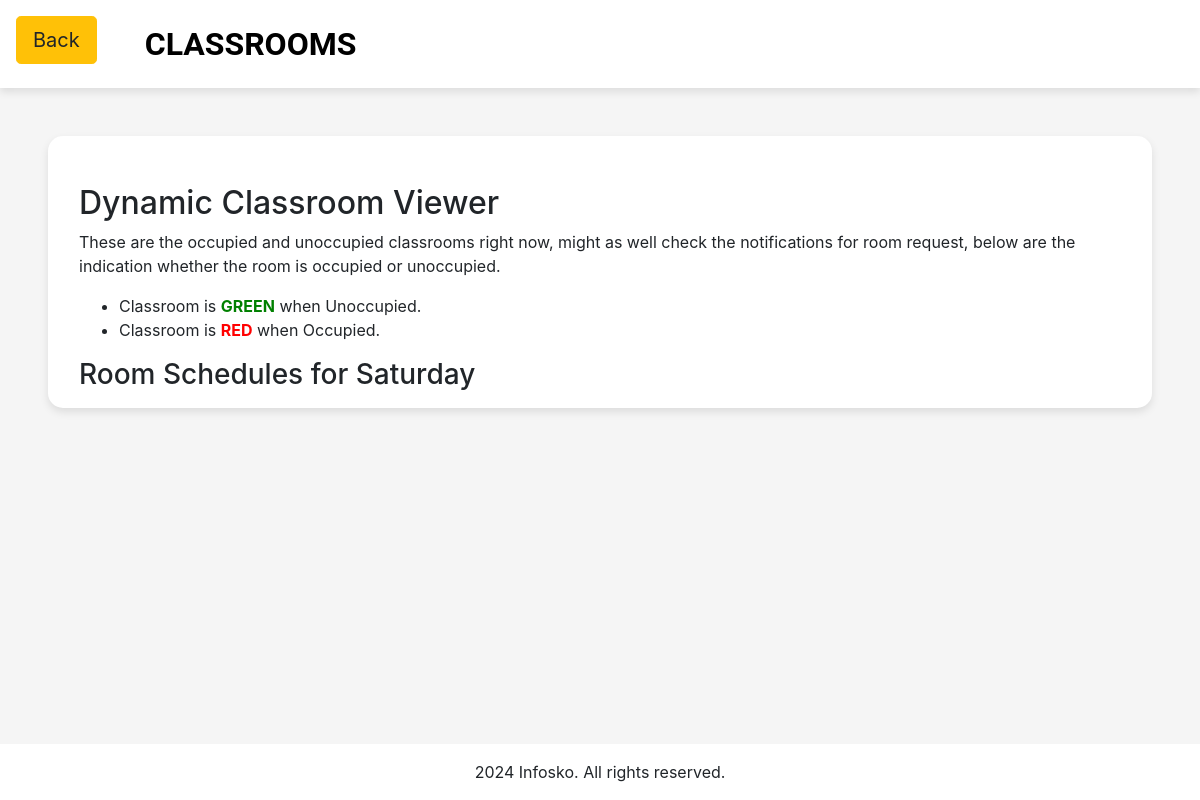
Before: /classroom/ with the older database file.
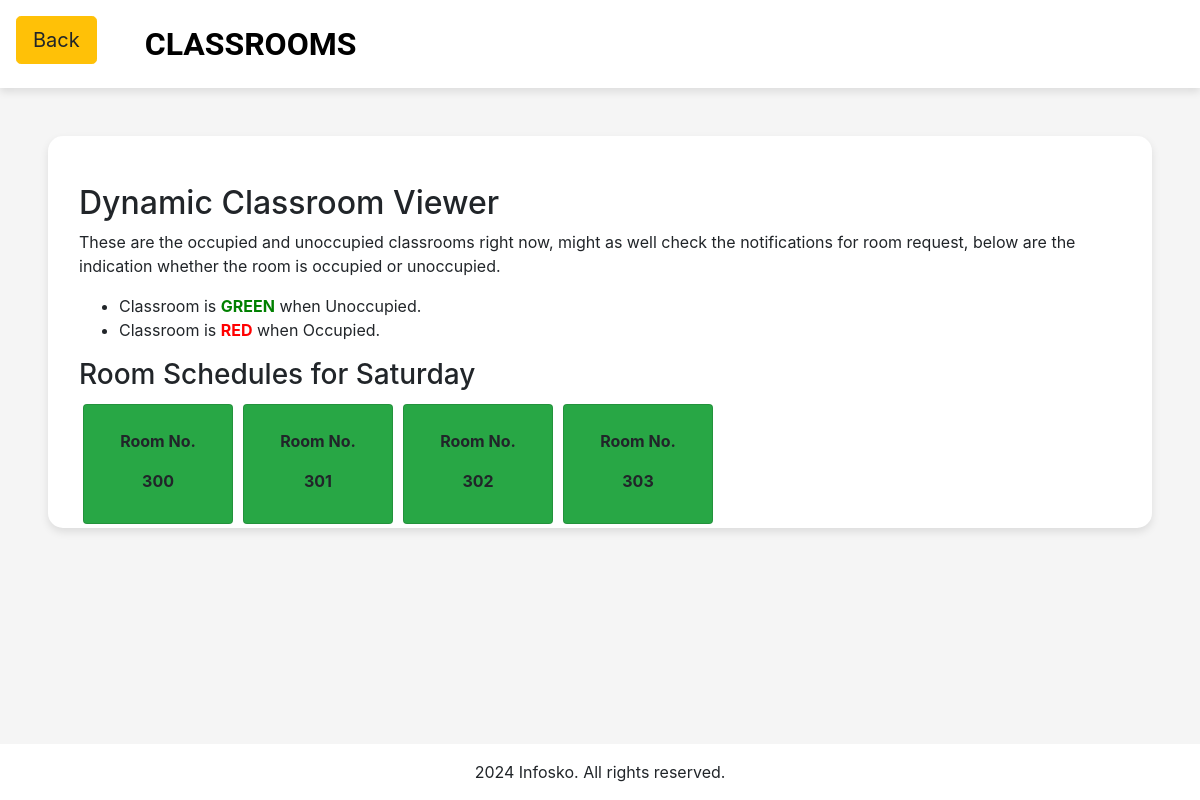
After: the same page with the newer database file.
### main/models.py (models this page shows)
class Room(models.Model):
    number = models.CharField(max_length=10)
    isOccupied = models.BooleanField(default=False)

### main/views.py (the view)
# urls.py: path('classroom/', classroom, name='classroom'),
def classroom(request):
    rooms = Room.objects.all()
    current_day = timezone.localtime().strftime('%A')
    schedules = RoomSchedule.objects.filter(day_of_week=current_day)
    return render(request, 'main/classroom.html', {'rooms': rooms, 'current_day': current_day, 'schedules': schedules})

### main/templates/main/classroom.html (shortened to what this page needs)
{% extends "main/index.html" %}
{% load static %}
{% block content %}
<nav class="navbar navbar-expand-lg navbar-custom justify-content">
    <div class="back-button mb-3 mt-2">
        <a href="{% url 'index' %}" class="btn btn-warning btn-lg">Back</a>
    </div>
    <a class="navbar-brand text-center ml-5">CLASSROOMS</a>
</nav>
<div class="container-custom mt-5 ml-5 mr-5 pl-3">
    <div class="container-lg d-flex justify-content mt-5 ml-0">
        <div class="column mr-lg-5">
            <h2>Dynamic Classroom Viewer</h2>
            <p class="text-start">These are the occupied and unoccupied classrooms right now, might as well check the notifications for room request, below are the indication whether the room is occupied or unoccupied.</p>
            <ul>
                <li>Classroom is <span style="color: green; font-weight: 700;">GREEN</span> when Unoccupied.</li>
                <li>Classroom is <span style="color: red; font-weight: 700;">RED</span> when Occupied.</li>
            </ul>
            <h3>Room Schedules for {{ current_day }}</h3>
            <div class="d-flex p-1" id="roomContainer" style="gap: 10px">
                {% for classroom in rooms %}
                <div id="room-{{ classroom.id }}" class="p-4 card rooms text-center font-weight-bold {% if classroom.isOccupied %}bg-danger{% else %}bg-success{% endif %}" style="width: 150px; height: 120px;" data-toggle="modal" data-target="#roomModal" data-id="{{ classroom.id }}">
                    <p>Room No.</p>
                    <p class="room-number">{{ classroom.number }}</p>
                </div>
                {% endfor %}
            </div>
        </div>
    </div>
</div>
{% endblock %}

### main/templates/main/index.html (shortened to what this page needs)
<!DOCTYPE html>
<html lang="en">
<head>
    {% load static %}
    <link href="{% static 'css/infosko.css' %}" rel="stylesheet">
    <link href="{% static 'css/bootstrap.css' %}" rel="stylesheet">
</head>
<body style="background-color: #f5f5f5;">
{% block content %}{% endblock %}
    <footer class="text-center mt-5 fixed-bottom bg-white">
        <p class="mt-3">2024 Infosko. All rights reserved.</p>
    </footer>
</body>
</html>

### static/css/infosko.css (style rules this page uses)
.navbar-custom { background-color: white; box-shadow: 0 4px 8px rgba(0, 0, 0, 0.1); }
.navbar-custom .navbar-brand { font-family: "Roboto", sans-serif; font-size: 25px; color: black; font-size: xx-large; font-weight: bolder; }
.container-custom { background-color: white; box-shadow: 0 4px 8px rgba(0, 0, 0, 0.1); border-radius: 15px; display: flex; flex-direction: column; }

Changed rows visible on the page:
added Room: number "300"
added Room: number "301"
added Room: number "302"
added Room: number "303"
